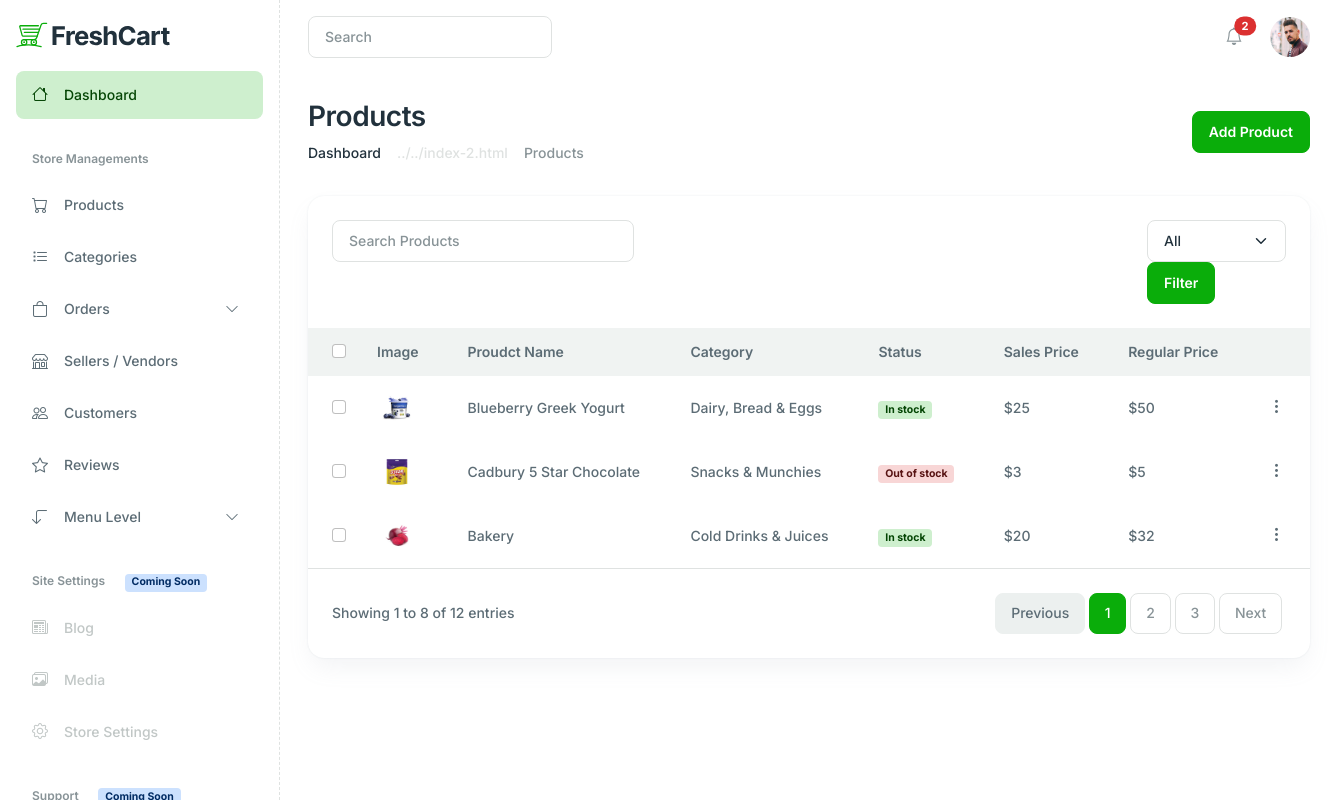
The app's page /admin/products.php (signed in) with its own data.
### tables this page shows
CREATE TABLE `products` (
  `p_id` int(11) NOT NULL,
  `p_title` varchar(255) DEFAULT NULL,
  `p_category` int(11) DEFAULT NULL,
  `p_price` int(11) DEFAULT NULL,
  `re_price` int(11) DEFAULT NULL,
  `p_code` varchar(50) DEFAULT NULL,
  `stock` varchar(50) DEFAULT NULL,
  `img1` varchar(100) DEFAULT NULL,
  `img2` varchar(100) DEFAULT NULL,
  `img3` varchar(100) DEFAULT NULL,
  `img4` varchar(100) DEFAULT NULL
);

CREATE TABLE `category` (
  `cat_id` int(11) NOT NULL,
  `cat_name` varchar(255) NOT NULL,
  `cat_img` varchar(255) NOT NULL,
  `cat_status` varchar(20) DEFAULT NULL
);

### admin/products.php (the view, shortened to what this page needs)
<?php
include 'header.php';
include 'config.php';
$prodQuery = "SELECT * FROM `category` AS `c` INNER JOIN `products` AS `p` ON c.cat_id = p.p_id";
$prodResult = mysqli_query($conn, $prodQuery) or die (mysqli_error($conn));
?>
<main class="main-content-wrapper">
  <div class="container">
    <div class="row mb-8">
      <div class="col-md-12">
        <div class="d-md-flex justify-content-between align-items-center">
          <div>
            <h2>Products</h2>
            <nav aria-label="breadcrumb">
              <ol class="breadcrumb mb-0">
                <li class="breadcrumb-item"><a href="#" class="text-inherit">Dashboard</a></li>
                <li class="breadcrumb-item active" aria-current="page">Products</li>
              </ol>
            </nav>
          </div>
          <div>
            <a href="add-product.php" class="btn btn-primary">Add Product</a>
          </div>
        </div>
      </div>
    </div>
    <div class="row ">
      <div class="col-xl-12 col-12 mb-5">
        <div class="card h-100 card-lg">
          <div class="px-6 py-6 ">
            <div class="row justify-content-between">
              <div class="col-lg-4 col-md-6 col-12 mb-2 mb-lg-0">
                <form class="d-flex" role="search">
                  <input class="form-control" type="search" placeholder="Search Products" aria-label="Search">
                </form>
              </div>
              <div class="col-lg-2 col-md-4 col-12">
                <form  method="post">
                  <select class="form-select" name="stockvalue">
                    <option value="0" selected>All</option>
                  </select>
                  <input type="submit" value="Filter" class='btn btn-primary' name='stockbtn'>
                </form>
              </div>
            </div>
          </div>
          <div class="card-body p-0">
            <div class="table-responsive">
              <table class="table table-centered table-hover text-nowrap table-borderless mb-0 table-with-checkbox">
                <thead class="bg-light">
                  <tr>
                    <th>
                      <div class="form-check">
                        <input class="form-check-input" type="checkbox" value="" id="checkAll">
                      </div>
                    </th>
                    <th>Image</th>
                    <th>Proudct Name</th>
                    <th>Category</th>
                    <th>Status</th>
                    <th>Sales Price</th>
                    <th>Regular Price</th>
                    <th></th>
                  </tr>
                </thead>
                <tbody>
                  <?php
                  if (mysqli_num_rows($prodResult) > 0) {
                    while ($row = mysqli_fetch_array($prodResult)) {
                      if($row['stock']== "In stock"){
                        $class = "badge bg-light-primary text-dark-primary";
                      }else{
                        $class = "badge bg-light-danger text-dark-danger";
                      }
                  ?>
                      <tr>
                        <td>
                          <div class="form-check">
                            <input class="form-check-input" type="checkbox" value="" id="productOne">
                          </div>
                        </td>
                        <td>
                          <a href="#!"> <img src="../assets/images/products/<?php echo $row['img1'];?>" alt="" class="icon-shape icon-md"></a>
                        </td>
                        <td><a href="#" class="text-reset"><?php echo $row['p_title'];?></a></td>
                        <td><?php echo $row['cat_name'];?></td>
                        <td>
                          <span class="<?php echo $class;?>"><?php echo $row['stock'];?></span>
                        </td>
                        <td>$<?php echo $row['p_price'];?></td>
                        <td>$<?php echo $row['re_price'];?></td>
                        <td>
                          <div class="dropdown">
                            <a href="#" class="text-reset" data-bs-toggle="dropdown" aria-expanded="false">
                              <i class="feather-icon icon-more-vertical fs-5"></i>
                            </a>
                          </div>
                        </td>
                      </tr>
                  <?php
                    }
                  }
                  ?>
                </tbody>
              </table>
            </div>
          </div>
          <div class=" border-top d-md-flex justify-content-between align-items-center px-6 py-6">
            <span>Showing 1 to 8 of 12 entries</span>
            <nav class="mt-2 mt-md-0">
              <ul class="pagination mb-0 ">
                <li class="page-item disabled"><a class="page-link " href="#!">Previous</a></li>
                <li class="page-item"><a class="page-link active" href="#!">1</a></li>
                <li class="page-item"><a class="page-link" href="#!">2</a></li>
                <li class="page-item"><a class="page-link" href="#!">3</a></li>
                <li class="page-item"><a class="page-link" href="#!">Next</a></li>
              </ul>
            </nav>
          </div>
        </div>
      </div>
    </div>
  </div>
</main>
<?php
include 'footer.php';
?>

### records on screen
products: img1 (picture), p_title "Blueberry Greek Yogurt", p_category.cat_name "Dairy, Bread & Eggs", stock "In stock", p_price "25", re_price "50"
products: img1 (picture), p_title "Cadbury 5 Star Chocolate", category.cat_name "Snacks & Munchies", stock "Out of stock", p_price "3", re_price "5"
products: img1 (picture), p_title "Bakery", category.cat_name "Cold Drinks & Juices", stock "In stock", p_price "20", re_price "32"
